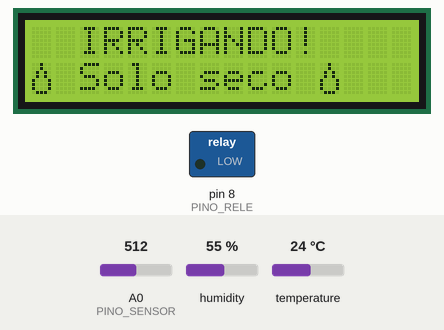
The sketch below on a simulated Arduino Uno, built with avr-gcc and run on an emulated ATmega328P. Shown: 16×2 character LCD, switched loads named in the sketch (green lamp = pin HIGH). The inputs (shaded band) are chosen by the test bench; at power-on: A0 (PINO_SENSOR) = 512, temperature 24 °C, humidity 55 %. What the sketch prints to the serial monitor is not drawn.

Above: at 7.9 s.
8.0 s: A0 (PINO_SENSOR) set to 524
At 10.6 s:
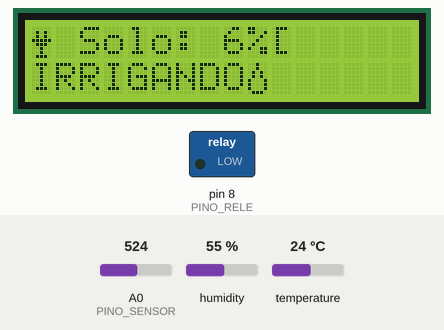
11.5 s: A0 (PINO_SENSOR) set to 511
At 13.5 s:
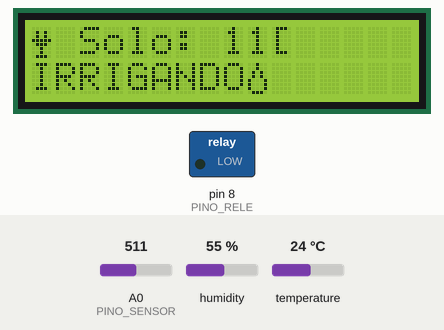
17.2 s: A0 (PINO_SENSOR) set to 306
At 19.2 s:
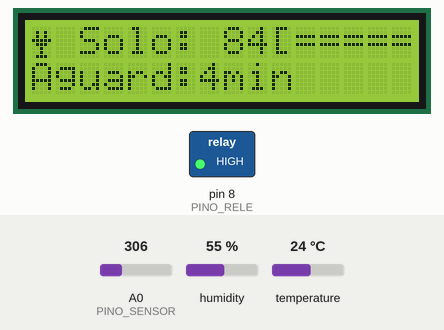
22.0 s: temperature set to 5 °C
At 23.8 s:
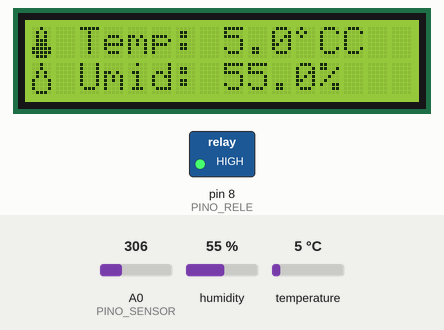
24.1 s: humidity set to 22 %
At 25.8 s:
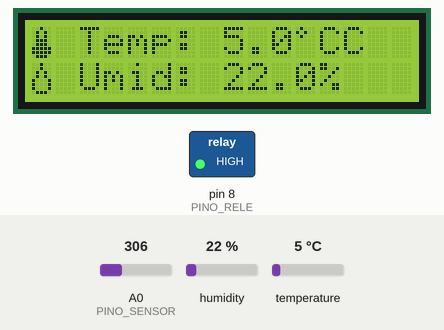
26.1 s: A0 (PINO_SENSOR) set to 270
At 31.5 s:
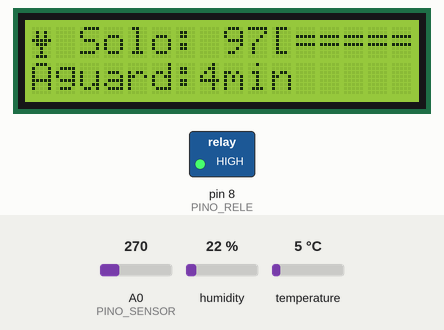
31.8 s: A0 (PINO_SENSOR) set to 248
Timing chart, 0 to 34.8 s (numbered marks = the images above; inputs shaded):
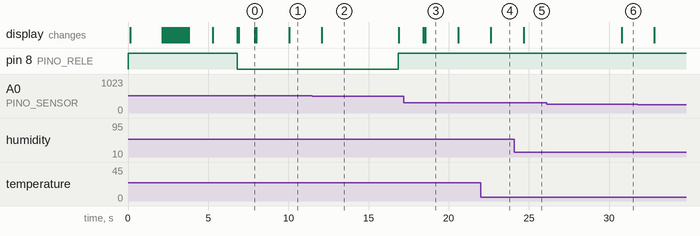

The sketch:

water_irrigation_system.ino
```cpp
#include <DHT.h>
#include <DHT_U.h>
#include <LiquidCrystal.h>

#define DHTPIN 7
#define DHTTYPE DHT11

LiquidCrystal lcd(12, 11, 5, 4, 3, 2);
DHT dht(DHTPIN, DHTTYPE);

// Pinos e constantes
const int PINO_SENSOR = A0;
const int PINO_RELE = 8;
const int VALOR_MAXIMO = 540;
const int VALOR_MINIMO = 260;
const int CONCENTRACAO_MINIMA = 30;
const unsigned long IRRIGATION_TIME = 10000UL; // 10 segundos

// Variáveis de controle
unsigned long previousDisplayUpdate = 0;
unsigned long irrigationStart = 0;
unsigned long lastIrrigationEnd = 0;  // Quando a última irrigação terminou
unsigned long systemStart = 0;
bool irrigating = false;
bool systemReady = false;
bool firstIrrigationCheck = true;
int currentScreen = 0;

// Constantes de tempo
const unsigned long COOLDOWN_TIME = 300000UL;  // 5 minutos (300000ms) de espera após irrigação

// Caracteres customizados
byte dropChar[8] = {
  0b00100,
  0b00100,
  0b01010,
  0b01010,
  0b10001,
  0b10001,
  0b10001,
  0b01110
};

byte plantChar[8] = {
  0b00000,
  0b01010,
  0b01010,
  0b11111,
  0b01110,
  0b00100,
  0b00100,
  0b01110
};

byte thermometerChar[8] = {
  0b00100,
  0b01010,
  0b01010,
  0b01110,
  0b01110,
  0b11111,
  0b11111,
  0b01110
};

byte degreeChar[8] = {
  0b01000,
  0b10100,
  0b01000,
  0b00000,
  0b00000,
  0b00000,
  0b00000,
  0b00000
};

void setup() {
  Serial.begin(9600); // Para debug

  pinMode(PINO_SENSOR, INPUT);
  pinMode(PINO_RELE, OUTPUT);
  digitalWrite(PINO_RELE, HIGH);

  lcd.begin(16, 2);

  // Inicializar DHT
  dht.begin();

  // Criar caracteres customizados
  lcd.createChar(0, dropChar);
  lcd.createChar(1, plantChar);
  lcd.createChar(2, thermometerChar);
  lcd.createChar(3, degreeChar);

  Serial.println("=== SISTEMA DE IRRIGACAO ===");
  Serial.println("Para calibrar:");
  Serial.println("1. Solo seco = VALOR_MAXIMO");
  Serial.println("2. Solo umido = VALOR_MINIMO");
  Serial.println("=============================");

  systemStart = millis();
  initializeSystem();
}

void initializeSystem() {
  // Tela de inicialização
  lcd.clear();
  lcd.setCursor(2, 0);
  lcd.print("SISTEMA DE");
  lcd.setCursor(3, 1);
  lcd.print("IRRIGACAO");
  delay(2000);

  // Animação de carregamento
  lcd.clear();
  lcd.setCursor(0, 0);
  lcd.print("Carregando...");

  for (int i = 0; i < 16; i++) {
    lcd.setCursor(i, 1);
    lcd.print("=");
    delay(100);
  }

  // Verificar sensores
  lcd.clear();
  lcd.setCursor(0, 0);
  lcd.print("Testando DHT11");

  // Teste do DHT11
  float testTemp = dht.readTemperature();
  float testHum = dht.readHumidity();

  if (!isnan(testTemp) && !isnan(testHum)) {
    lcd.setCursor(0, 1);
    lcd.print("DHT11: OK");
  } else {
    lcd.setCursor(0, 1);
    lcd.print("DHT11: ERRO");
  }
  delay(1500);

  lcd.clear();
  lcd.setCursor(0, 0);
  lcd.print("Sistema Pronto!");
  lcd.setCursor(0, 1);
  lcd.print("Iniciando...");
  delay(1500);

  systemReady = true;
}

void updateDisplay() {
  // Ler sensores
  int soilMoisture = analogRead(PINO_SENSOR);
  soilMoisture = map(soilMoisture, VALOR_MINIMO, VALOR_MAXIMO, 100, 0);
  soilMoisture = constrain(soilMoisture, 0, 100);

  // Ler temperatura e umidade
  float temperature = dht.readTemperature();
  float humidity = dht.readHumidity();

  // Verificar se as leituras são válidas
  if (isnan(temperature)) {
    temperature = 0.0;
  }
  if (isnan(humidity)) {
    humidity = 0.0;
  }

  // Alternar entre telas a cada 10 segundos
  unsigned long currentTime = millis();
  if (currentTime - previousDisplayUpdate >= 10000) {
    currentScreen = (currentScreen + 1) % 2;
    previousDisplayUpdate = currentTime;
    lcd.clear();
  }

  switch (currentScreen) {
    case 0: // Tela de clima (temperatura e umidade do ar)
      displayClimateScreen(temperature, humidity);
      break;

    case 1: // Tela do solo (umidade e status)
      displaySoilScreen(soilMoisture);
      break;
  }
}

void displayClimateScreen(float temperature, float humidity) {
  // Linha 1: Temperatura
  lcd.setCursor(0, 0);
  lcd.write((uint8_t)2); // Ícone termômetro
  lcd.print(" Temp: ");
  lcd.print(temperature, 1);
  lcd.write((uint8_t)3); // Ícone grau
  lcd.print("C");

  // Linha 2: Umidade do ar
  lcd.setCursor(0, 1);
  lcd.write((uint8_t)0); // Ícone gota
  lcd.print(" Umid: ");
  lcd.print(humidity, 1);
  lcd.print("%");
}

void displaySoilScreen(int soilMoisture) {
  // Linha 1: Umidade do solo com barra visual
  lcd.setCursor(0, 0);
  lcd.write((uint8_t)1); // Ícone da planta
  lcd.print(" Solo: ");
  lcd.print(soilMoisture);
  lcd.print("%");

  // Barra de umidade visual na primeira linha
  int barLength = map(soilMoisture, 0, 100, 0, 6);
  lcd.setCursor(10, 0);
  lcd.print("[");
  for (int i = 0; i < 6; i++) {
    if (i < barLength) {
      lcd.print("=");
    } else {
      lcd.print(" ");
    }
  }

  // Linha 2: Status do solo e irrigação
  lcd.setCursor(0, 1);

  bool inCooldown = false;
  if (lastIrrigationEnd > 0) {
    unsigned long timeSinceLastIrrigation = millis() - lastIrrigationEnd;
    inCooldown = timeSinceLastIrrigation < COOLDOWN_TIME;
  }

  if (irrigating) {
    lcd.print("IRRIGANDO");
    lcd.write((uint8_t)0);
  } else if (inCooldown) {
    unsigned long timeSinceLastIrrigation = millis() - lastIrrigationEnd;

    // Verificar se ainda está dentro do período de cooldown
    if (timeSinceLastIrrigation < COOLDOWN_TIME) {
      unsigned long remainingTime = COOLDOWN_TIME - timeSinceLastIrrigation;

      if (remainingTime > 60000) {
        // Mostrar em minutos se for mais de 1 minuto
        unsigned long remainingMin = remainingTime / 60000;
        lcd.print("Aguard:");
        lcd.print(remainingMin);
        lcd.print("min");
      } else {
        // Mostrar em segundos se for menos de 1 minuto
        unsigned long remainingSec = remainingTime / 1000;
        lcd.print("Aguard:");
        lcd.print(remainingSec);
        lcd.print("s");
      }
    } else {
      // Tempo de cooldown já passou
      if (soilMoisture < CONCENTRACAO_MINIMA) {
        lcd.print("SECO - PRONTO");
      } else {
        lcd.print("NORMAL");
      }
    }
  } else if (soilMoisture < CONCENTRACAO_MINIMA) {
    lcd.print("SECO - PRONTO");
  } else if (soilMoisture > 70) {
    lcd.print("UMIDO");
  } else {
    lcd.print("NORMAL");
  }
}

void controlIrrigation() {
  int soilMoisture = analogRead(PINO_SENSOR);
  soilMoisture = map(soilMoisture, VALOR_MINIMO, VALOR_MAXIMO, 100, 0);
  soilMoisture = constrain(soilMoisture, 0, 100);

  bool inCooldown = false;
  if (!firstIrrigationCheck && lastIrrigationEnd > 0) {
    unsigned long timeSinceLastIrrigation = millis() - lastIrrigationEnd;
    inCooldown = timeSinceLastIrrigation < COOLDOWN_TIME;
  }

  // Debug do controle de irrigação
  static unsigned long lastDebugPrint = 0;
  if (millis() - lastDebugPrint >= 5000) { // Debug a cada 5 segundos
    lastDebugPrint = millis();
    Serial.print("Solo: ");
    Serial.print(soilMoisture);
    Serial.print("% | Irrigando: ");
    Serial.print(irrigating ? "SIM" : "NAO");

    if (lastIrrigationEnd > 0) {
      unsigned long timeSinceLastIrrigation = millis() - lastIrrigationEnd;
      Serial.print(" | Tempo desde ultima: ");
      Serial.print(timeSinceLastIrrigation / 1000);
      Serial.print("s");

      if (inCooldown) {
        unsigned long remainingCooldown = (COOLDOWN_TIME - timeSinceLastIrrigation) / 1000;
        Serial.print(" | Cooldown restante: ");
        Serial.print(remainingCooldown);
        Serial.print("s");
      } else {
        Serial.print(" | Cooldown terminado");
      }
    }

    if (firstIrrigationCheck) {
      Serial.print(" | Primeira verificacao - sem cooldown");
    }

    Serial.println();
  }

  // Iniciar irrigação se necessário
  if (!irrigating && soilMoisture < CONCENTRACAO_MINIMA && !inCooldown) {
    digitalWrite(PINO_RELE, LOW);  // LOW para ligar o relé
    irrigating = true;
    irrigationStart = millis();
    firstIrrigationCheck = false;  // Marcar que primeira verificação foi feita

    Serial.println(">>> INICIANDO IRRIGACAO <<<");
    Serial.print("Umidade do solo: ");
    Serial.print(soilMoisture);
    Serial.println("%");
    Serial.print("Tempo atual (millis): ");
    Serial.println(millis());

    // Mostrar notificação
    lcd.clear();
    lcd.setCursor(2, 0);
    lcd.print("IRRIGANDO!");
    lcd.setCursor(0, 1);
    lcd.write((uint8_t)0);
    lcd.print(" Solo seco ");
    lcd.write((uint8_t)0);
    delay(1000);
    lcd.clear();
  }

  // Parar irrigação após o tempo definido
  if (irrigating && millis() - irrigationStart >= IRRIGATION_TIME) {
    digitalWrite(PINO_RELE, HIGH);  // HIGH para desligar o relé
    irrigating = false;
    lastIrrigationEnd = millis(); // Marcar quando a irrigação terminou

    Serial.println(">>> IRRIGACAO FINALIZADA <<<");
    Serial.print("Iniciando cooldown de ");
    Serial.print(COOLDOWN_TIME / 60000);
    Serial.println(" minutos");
    Serial.print("Timestamp fim irrigacao: ");
    Serial.println(lastIrrigationEnd);

    // Mostrar notificação
    lcd.clear();
    lcd.setCursor(1, 0);
    lcd.print("IRRIGACAO");
    lcd.setCursor(2, 1);
    lcd.print("CONCLUIDA!");
    delay(1500);
    lcd.clear();
  }
}

void loop() {
  if (!systemReady) return;

  // Atualizar display a cada 1 segundo
  static unsigned long lastUpdate = 0;
  if (millis() - lastUpdate >= 1000) {
    lastUpdate = millis();
    updateDisplay();
  }

  // Controlar irrigação
  controlIrrigation();

  // Print dos valores do sensor para calibração
  static unsigned long lastPrint = 0;
  if (millis() - lastPrint >= 2000) { // Print a cada 2 segundos
    lastPrint = millis();
    int rawValue = analogRead(PINO_SENSOR);
    Serial.print("Sensor A0 = ");
    Serial.println(rawValue);
  }

  delay(100); // Pequeno delay para estabilidade
}
```

Measured:
- the behaviour switches between 514 and 515 on A0 (PINO_SENSOR) (found by bisection; images 0 and 1)
- after the input at 8.0 s, the display: first differs from a run without the input after 2.1 s (image 1)
- after the input at 11.5 s, the display: changes after 0.59 s (image 2)
- after the input at 17.2 s, the display: first differs from a run without the input after 1.3 s (image 3)
- after the input at 22.0 s, the display: changes after 0.62 s (image 4)
- after the input at 24.1 s, the display: changes after 0.57 s (image 5)
- after the input at 26.1 s, the display: changes after 4.7 s (image 6)
